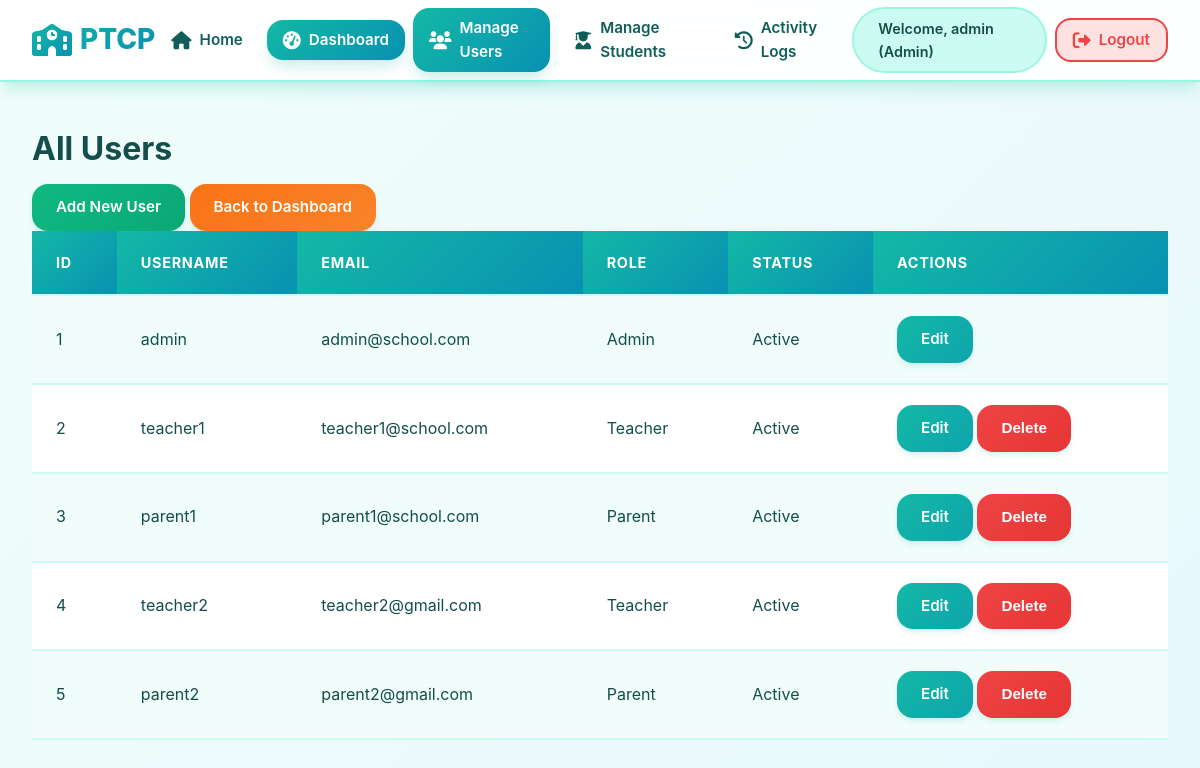
Screenshot of /admin/manage_users (signed in) with the database file from the repository.
### models/user_model.py (models this page shows, shortened)
class User(UserMixin, db.Model):
    id = db.Column(db.Integer, primary_key=True)
    username = db.Column(db.String(64), unique=True, nullable=False)
    email = db.Column(db.String(120), unique=True, nullable=False)
    password_hash = db.Column(db.String(128))
    role = db.Column(db.String(20), nullable=False)  # 'teacher', 'parent', 'admin'
    is_active = db.Column(db.Boolean, default=True)

### routes/admin_routes.py (the view)
@admin_bp.route('/manage_users')
@login_required
def manage_users():
    if current_user.role != 'admin':
        return redirect(url_for('main.index'))
    users = User.query.all()
    return render_template('admin/manage_users.html', users=users)

### app.py (called while the page is built)
@login_manager.user_loader
def load_user(user_id):
    from models.user_model import User
    return User.query.get(int(user_id))

### templates/admin/manage_users.html (shortened to what this page needs)
{% extends "base.html" %}
{% block content %}
<div class="users-list">
    <h2>All Users</h2>
    <a href="{{ url_for('admin.add_user') }}" class="btn btn-success">Add New User</a>
    <a href="{{ url_for('admin.dashboard') }}" class="btn btn-secondary">Back to Dashboard</a>
    <table class="users-table">
        <thead>
            <tr>
                <th>ID</th>
                <th>Username</th>
                <th>Email</th>
                <th>Role</th>
                <th>Status</th>
                <th>Actions</th>
            </tr>
        </thead>
        <tbody>
            {% for user in users %}
                <tr>
                    <td>{{ user.id }}</td>
                    <td>{{ user.username }}</td>
                    <td>{{ user.email }}</td>
                    <td>{{ user.role.title() }}</td>
                    <td>{{ 'Active' if user.is_active else 'Inactive' }}</td>
                    <td>
                        <a href="{{ url_for('admin.edit_user', user_id=user.id) }}" class="btn btn-small btn-primary">Edit</a>
                        {% if user.id != current_user.id %}
                            <form method="POST" action="{{ url_for('admin.delete_user', user_id=user.id) }}" style="display:inline;">
                                <button type="submit" class="btn btn-small btn-danger" onclick="return confirm('Are you sure you want to delete this user?')">Delete</button>
                            </form>
                        {% endif %}
                    </td>
                </tr>
            {% endfor %}
        </tbody>
    </table>
</div>
{% endblock %}

### templates/base.html (shortened to what this page needs)
<!DOCTYPE html>
<html lang="en">
<head>
    <link rel="stylesheet" href="{{ url_for('static', filename='css/style.css') }}">
    <link rel="stylesheet" href="https://cdnjs.cloudflare.com/ajax/libs/font-awesome/6.0.0/css/all.min.css">
</head>
<body>
    {% if current_user.is_authenticated %}
    <div class="full-width-layout">
        <header class="top-nav">
            <div class="nav-container">
                <h1><i class="fas fa-school"></i> PTCP</h1>
                <nav class="main-nav">
                    <ul>
                        <li>
                            <a href="{{ url_for('main.index') }}" class="{% if request.endpoint == 'main.index' %}active{% endif %}">
                                <i class="fas fa-home"></i> Home
                            </a>
                        </li>
                        {% if current_user.role == 'admin' %}
                            <li>
                                <a href="{{ url_for('admin.dashboard') }}" class="{% if 'admin' in request.endpoint %}active{% endif %}">
                                    <i class="fas fa-tachometer-alt"></i> Dashboard
                                </a>
                            </li>
                            <li>
                                <a href="{{ url_for('admin.manage_users') }}" class="{% if request.endpoint == 'admin.manage_users' %}active{% endif %}">
                                    <i class="fas fa-users"></i> Manage Users
                                </a>
                            </li>
                            <li>
                                <a href="{{ url_for('admin.manage_students') }}" class="{% if request.endpoint == 'admin.manage_students' %}active{% endif %}">
                                    <i class="fas fa-user-graduate"></i> Manage Students
                                </a>
                            </li>
                            <li>
                                <a href="{{ url_for('admin.view_logs') }}" class="{% if request.endpoint == 'admin.view_logs' %}active{% endif %}">
                                    <i class="fas fa-history"></i> Activity Logs
                                </a>
                            </li>
                        {% endif %}
                        <li class="user-info">
                            <span>Welcome, {{ current_user.username }} ({{ current_user.role.title() }})</span>
                        </li>
                        <li class="logout">
                            <a href="{{ url_for('auth.logout') }}">
                                <i class="fas fa-sign-out-alt"></i> Logout
                            </a>
                        </li>
                    </ul>
                </nav>
            </div>
        </header>
        <main class="main-content-full">
            <div class="content-body">
                {% block content %}{% endblock %}
            </div>
        </main>
    </div>
    {% endif %}
</body>
</html>

### rows the page displays
User: username "admin", role "Admin", id "1", email "admin@school.com", is_active "Active"
User: id "2", username "teacher1", email "teacher1@school.com", role "Teacher", is_active "Active"
User: id "3", username "parent1", email "parent1@school.com", role "Parent", is_active "Active"
User: id "4", username "teacher2", email "teacher2@gmail.com", role "Teacher", is_active "Active"
User: id "5", username "parent2", email "parent2@gmail.com", role "Parent", is_active "Active"
